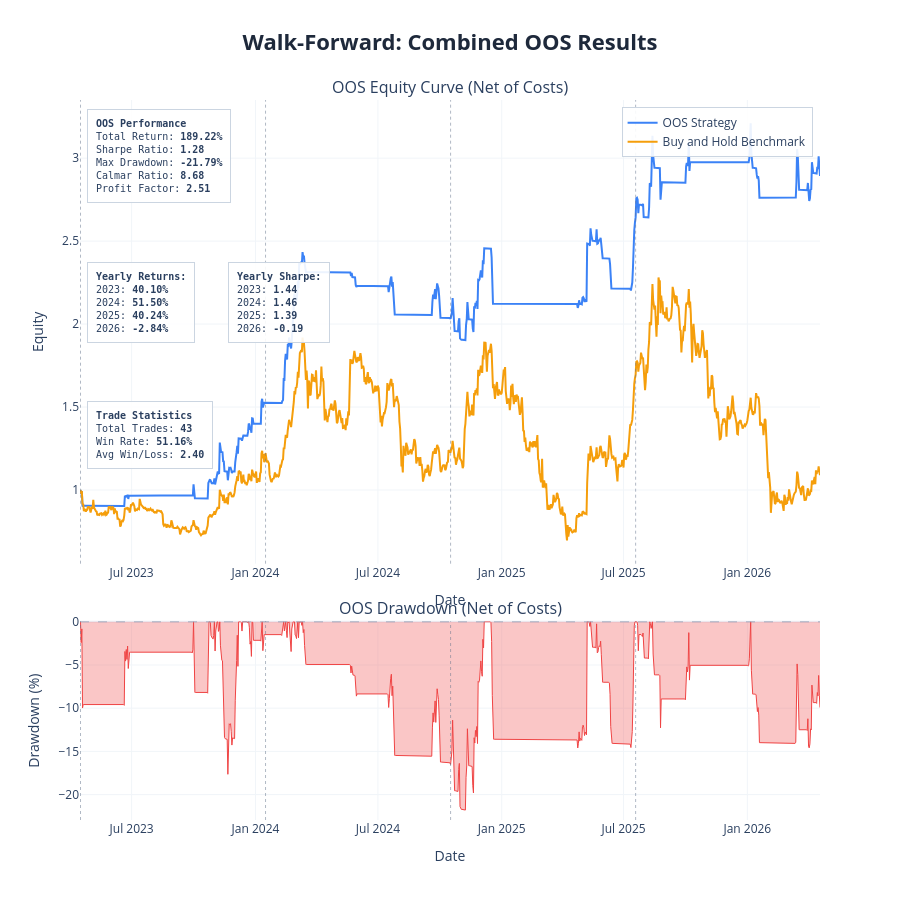

Notebook source saved alongside this figure:
### Markdown cell above
---
## Results Charts and Cost Stress Test

| Parameter | Description | Default |
|---|---|---|
| `show_fold_perf` | IS vs OOS bars for return, Sharpe, drawdown per fold | `False` |
| `show_param_evol` | Parameter evolution across folds with ±1 std bands | `False` |
| `show_oos_equity` | Combined OOS equity curve + drawdown with fold boundaries | `True` |
| `show_trades` | Overlay entry/exit markers on OOS equity chart | `False` |
| `benchmark_data` | DataFrame with `Close` column for buy & hold comparison | `None` |
| `save_html_dir` | Directory path to save charts as HTML files, or `None` | `None` |

**Cost Stress Test:** re-run the combined OOS backtest at 1×, 1.5×, 2×, 3× the base cost. Fragile strategies collapse; robust ones degrade gradually.

### Code cell
plot_walk_forward_results(
    results          = results,
    param_defs       = PARAM_DEFS,
    fixed_params     = FIXED_PARAMS,
    benchmark_data   = df,
    show             = True,
    save_html_dir    = None,
    show_fold_perf   = False,   # IS vs OOS bars by fold
    show_param_evol  = False,   # parameter evolution across folds
    show_oos_equity  = True,   # combined OOS equity curve
    show_trades      = False,  # trade markers on OOS equity chart
)

# ── transaction cost stress test ──────────────────────────────────────────

if results['oos_combined_df'] is not None:
    cost_df = cost_stress_test(
        oos_combined_df  = results['oos_combined_df'],
        cost_multipliers = (1.0, 1.5, 2.0, 3.0),
        base_cost        = COST,
    )
else:
    print('No combined OOS dataframe — skip cost stress test')

### Figure 1 — Plotly figure (JSON) as saved in the notebook; plotly's stock layout.template omitted (floating-point values rounded to 4 significant figures; data arrays with more than 128 entries replaced by an {"elided": "..."} marker saying what was removed)
{"data": [{"hovertemplate": "<b>OOS Strategy</b><br>Date: %{x}<br>Equity: %{y:.4f}<extra></extra>", "line": {"color": "#3b82f6", "width": 2}, "mode": "lines", "name": "OOS Strategy", "type": "scatter", "x": {"elided": "1100 str values"}, "xaxis": "x", "y": {"elided": "1100 float values"}, "yaxis": "y"}, {"hovertemplate": "<b>Buy and Hold Benchmark</b><br>Date: %{x}<br>Equity: %{y:.4f}<extra></extra>", "line": {"color": "#f59e0b", "width": 2}, "mode": "lines", "name": "Buy and Hold Benchmark", "type": "scatter", "x": {"elided": "1100 str values"}, "xaxis": "x", "y": {"elided": "1100 float values"}, "yaxis": "y"}, {"fill": "tozeroy", "fillcolor": "rgba(239, 68, 68, 0.3)", "hovertemplate": "<b>Drawdown</b><br>Date: %{x}<br>%{y:.2f}%<extra></extra>", "line": {"color": "#ef4444", "width": 1}, "mode": "lines", "name": "Drawdown", "showlegend": false, "type": "scatter", "x": {"elided": "1100 str values"}, "xaxis": "x2", "y": {"elided": "1100 float values"}, "yaxis": "y2"}], "layout": {"annotations": [{"font": {"size": 16}, "showarrow": false, "text": "OOS Equity Curve (Net of Costs)", "x": 0.5, "xanchor": "center", "xref": "paper", "y": 1, "yanchor": "bottom", "yref": "paper"}, {"font": {"size": 16}, "showarrow": false, "text": "OOS Drawdown (Net of Costs)", "x": 0.5, "xanchor": "center", "xref": "paper", "y": 0.276, "yanchor": "bottom", "yref": "paper"}, {"align": "left", "bgcolor": "rgba(255, 255, 255, 0.9)", "bordercolor": "#cbd5e1", "borderpad": 8, "borderwidth": 1, "font": {"family": "monospace", "size": 10}, "showarrow": false, "text": "<b>OOS Performance</b><br>Total Return: <b>189.22%</b><br>Sharpe Ratio: <b>1.28</b><br>Max Drawdown: <b>-21.79%</b><br>Calmar Ratio: <b>8.68</b><br>Profit Factor: <b>2.51</b>", "x": 0.01, "xanchor": "left", "xref": "x domain", "y": 0.98, "yanchor": "top", "yref": "y domain"}, {"align": "left", "bgcolor": "rgba(255, 255, 255, 0.9)", "bordercolor": "#cbd5e1", "borderpad": 8, "borderwidth": 1, "font": {"family": "monospace", "size": 10}, "showarrow": false, "text": "<b>Yearly Returns:</b><br>2023: <b>40.10%</b><br>2024: <b>51.50%</b><br>2025: <b>40.24%</b><br>2026: <b>-2.84%</b><br>", "x": 0.01, "xanchor": "left", "xref": "x domain", "y": 0.65, "yanchor": "top", "yref": "y domain"}, {"align": "left", "bgcolor": "rgba(255, 255, 255, 0.9)", "bordercolor": "#cbd5e1", "borderpad": 8, "borderwidth": 1, "font": {"family": "monospace", "size": 10}, "showarrow": false, "text": "<b>Yearly Sharpe:</b><br>2023: <b>1.44</b><br>2024: <b>1.46</b><br>2025: <b>1.39</b><br>2026: <b>-0.19</b><br>", "x": 0.2, "xanchor": "left", "xref": "x domain", "y": 0.65, "yanchor": "top", "yref": "y domain"}, {"align": "left", "bgcolor": "rgba(255, 255, 255, 0.9)", "bordercolor": "#cbd5e1", "borderpad": 8, "borderwidth": 1, "font": {"family": "monospace", "size": 10}, "showarrow": false, "text": "<b>Trade Statistics</b><br>Total Trades: <b>43</b><br>Win Rate: <b>51.16%</b><br>Avg Win/Loss: <b>2.40</b>", "x": 0.01, "xanchor": "left", "xref": "x domain", "y": 0.35, "yanchor": "top", "yref": "y domain"}], "height": 900, "hovermode": "x unified", "legend": {"bgcolor": "rgba(255, 255, 255, 0.9)", "bordercolor": "#cbd5e1", "borderwidth": 1, "x": 0.99, "xanchor": "right", "y": 0.99, "yanchor": "top"}, "shapes": [{"line": {"color": "#94a3b8", "dash": "dash", "width": 1}, "type": "line", "x0": 0, "x1": 1, "xref": "x2 domain", "y0": 0, "y1": 0, "yref": "y2"}, {"line": {"color": "rgba(100,116,139,0.5)", "dash": "dot", "width": 1}, "type": "line", "x0": "2023-04-16 00:00:00", "x1": "2023-04-16 00:00:00", "xref": "x", "y0": 0, "y1": 1, "yref": "y domain"}, {"line": {"color": "rgba(100,116,139,0.5)", "dash": "dot", "width": 1}, "type": "line", "x0": "2023-04-16 00:00:00", "x1": "2023-04-16 00:00:00", "xref": "x2", "y0": 0, "y1": 1, "yref": "y2 domain"}, {"line": {"color": "rgba(100,116,139,0.5)", "dash": "dot", "width": 1}, "type": "line", "x0": "2024-01-16 00:00:00", "x1": "2024-01-16 00:00:00", "xref": "x", "y0": 0, "y1": 1, "yref": "y domain"}, {"line": {"color": "rgba(100,116,139,0.5)", "dash": "dot", "width": 1}, "type": "line", "x0": "2024-01-16 00:00:00", "x1": "2024-01-16 00:00:00", "xref": "x2", "y0": 0, "y1": 1, "yref": "y2 domain"}, {"line": {"color": "rgba(100,116,139,0.5)", "dash": "dot", "width": 1}, "type": "line", "x0": "2024-10-17 00:00:00", "x1": "2024-10-17 00:00:00", "xref": "x", "y0": 0, "y1": 1, "yref": "y domain"}, {"line": {"color": "rgba(100,116,139,0.5)", "dash": "dot", "width": 1}, "type": "line", "x0": "2024-10-17 00:00:00", "x1": "2024-10-17 00:00:00", "xref": "x2", "y0": 0, "y1": 1, "yref": "y2 domain"}, {"line": {"color": "rgba(100,116,139,0.5)", "dash": "dot", "width": 1}, "type": "line", "x0": "2025-07-19 00:00:00", "x1": "2025-07-19 00:00:00", "xref": "x", "y0": 0, "y1": 1, "yref": "y domain"}, {"line": {"color": "rgba(100,116,139,0.5)", "dash": "dot", "width": 1}, "type": "line", "x0": "2025-07-19 00:00:00", "x1": "2025-07-19 00:00:00", "xref": "x2", "y0": 0, "y1": 1, "yref": "y2 domain"}], "showlegend": true, "title": {"font": {"color": "#1E293B", "size": 22}, "text": "<b>Walk-Forward: Combined OOS Results</b>", "x": 0.5, "xanchor": "center"}, "xaxis": {"anchor": "y", "domain": [0, 1], "gridcolor": "#f1f5f9", "gridwidth": 1, "showgrid": true, "title": {"text": "Date"}}, "xaxis2": {"anchor": "y2", "domain": [0, 1], "gridcolor": "#f1f5f9", "gridwidth": 1, "showgrid": true, "title": {"text": "Date"}}, "yaxis": {"anchor": "x", "domain": [0.356, 1], "gridcolor": "#f1f5f9", "gridwidth": 1, "showgrid": true, "title": {"text": "Equity"}}, "yaxis2": {"anchor": "x2", "domain": [0, 0.276], "gridcolor": "#f1f5f9", "gridwidth": 1, "showgrid": true, "title": {"text": "Drawdown (%)"}}}}
